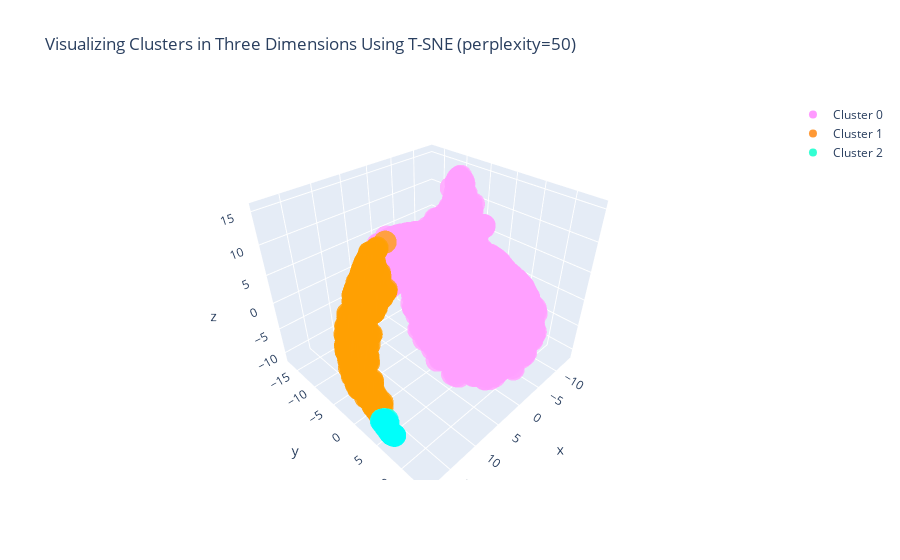

Notebook source saved alongside this figure:
### Code cell
#Instructions for building the 3-D plot

#trace1 is for 'Cluster 0'
trace1 = go.Scatter3d(
                    x = cluster0["TC1_3d"],
                    y = cluster0["TC2_3d"],
                    z = cluster0["TC3_3d"],
                    mode = "markers",
                    name = "Cluster 0",
                    marker = dict(color = 'rgba(255, 128, 255, 0.8)'),
                    text = None)

#trace2 is for 'Cluster 1'
trace2 = go.Scatter3d(
                    x = cluster1["TC1_3d"],
                    y = cluster1["TC2_3d"],
                    z = cluster1["TC3_3d"],
                    mode = "markers",
                    name = "Cluster 1",
                    marker = dict(color = 'rgba(255, 128, 2, 0.8)'),
                    text = None)

#trace3 is for 'Cluster 2'
trace3 = go.Scatter3d(
                    x = cluster2["TC1_3d"],
                    y = cluster2["TC2_3d"],
                    z = cluster2["TC3_3d"],
                    mode = "markers",
                    name = "Cluster 2",
                    marker = dict(color = 'rgba(0, 255, 200, 0.8)'),
                    text = None)

data = [trace1, trace2, trace3]

title = "Visualizing Clusters in Three Dimensions Using T-SNE (perplexity=" + str(perplexity) + ")"

layout = dict(title = title,
              xaxis= dict(title= 'TC1',ticklen= 5,zeroline= False),
              yaxis= dict(title= 'TC2',ticklen= 5,zeroline= False)
             )

fig = dict(data = data, layout = layout)

iplot(fig)

### Figure 1 — Plotly figure (JSON) as saved in the notebook; plotly's stock layout.template omitted (floating-point values rounded to 4 significant figures; data arrays with more than 128 entries replaced by an {"elided": "..."} marker saying what was removed)
{"data": [{"marker": {"color": "rgba(255, 128, 255, 0.8)"}, "mode": "markers", "name": "Cluster 0", "type": "scatter3d", "x": {"elided": "4202 float values"}, "y": {"elided": "4202 float values"}, "z": {"elided": "4202 float values"}}, {"marker": {"color": "rgba(255, 128, 2, 0.8)"}, "mode": "markers", "name": "Cluster 1", "type": "scatter3d", "x": {"elided": "753 float values"}, "y": {"elided": "753 float values"}, "z": {"elided": "753 float values"}}, {"marker": {"color": "rgba(0, 255, 200, 0.8)"}, "mode": "markers", "name": "Cluster 2", "type": "scatter3d", "x": [17.88, 17.37, 17.58, 17.08, 17.72, 17.86, 18.05, 17.33, 17.47, 17.32, 17.62, 18.21, 18.29, 17.88, 17.4, 18.15, 17.7, 18.21, 18.35, 17.93, 18.34, 17.73, 18.13, 17.59, 18.16, 18.15, 17.56, 18.02, 17.68, 17.67, 18.05, 18.3, 18.31, 18.0, 18.09, 18.0, 17.86, 18.02, 17.99, 18.11, 17.65, 18.06, 18.2, 18.21, 17.54], "y": [4.788, 5.059, 4.616, 4.626, 5.483, 5.854, 6.177, 4.804, 4.48, 5.087, 4.812, 6.902, 7.302, 4.943, 4.761, 6.603, 5.437, 6.866, 7.645, 5.47, 7.596, 5.089, 6.462, 5.063, 6.635, 6.579, 4.831, 5.532, 5.343, 4.948, 6.155, 7.353, 7.434, 5.363, 6.319, 4.841, 4.483, 4.591, 5.188, 6.46, 5.165, 6.044, 6.804, 6.862, 4.591], "z": [-8.471, -8.909, -8.572, -8.892, -8.876, -8.932, -8.915, -8.817, -8.568, -8.946, -8.639, -8.783, -8.469, -8.547, -8.75, -8.898, -8.87, -8.804, -8.175, -8.751, -8.22, -8.705, -8.907, -8.773, -8.887, -8.894, -8.688, -8.733, -8.841, -8.671, -8.912, -8.428, -8.362, -8.669, -8.916, -8.424, -8.329, -8.288, -8.594, -8.92, -8.781, -8.887, -8.826, -8.795, -8.579]}], "layout": {"title": {"text": "Visualizing Clusters in Three Dimensions Using T-SNE (perplexity=50)"}, "xaxis": {"ticklen": 5, "title": {"text": "TC1"}, "zeroline": false}, "yaxis": {"ticklen": 5, "title": {"text": "TC2"}, "zeroline": false}}}
